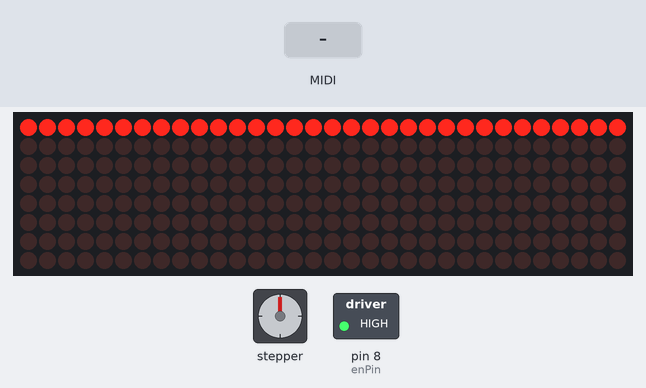
A sketch run on a simulated Arduino Mega 2560, built with avr-gcc and run on an emulated ATmega2560. Shown: stepper motor, 32×8 LED matrix, switched loads named in the sketch (green lamp = pin HIGH). Wiring (inferred from the names in the program): stepper motor (2048 steps per turn assumed): coils pin 2, pin 3, pin 4, pin 12. The test bench sets the inputs (shaded band). MIDI output is not drawn; pins used as bus, display or sensor lines are not drawn.

Above: at 1.2 s.
1.3 s: MIDI note 36 received
At 1.47 s:
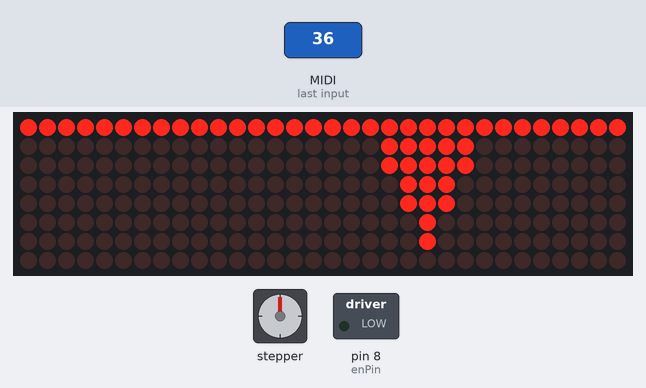
3.1 s: MIDI note 48 received
At 3.27 s:
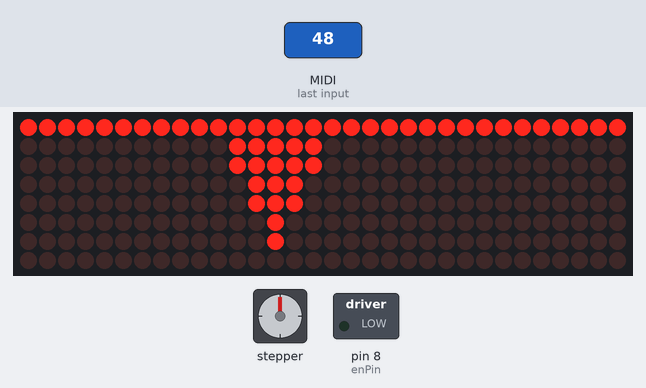
4.9 s: MIDI note 60 received
At 5.07 s:
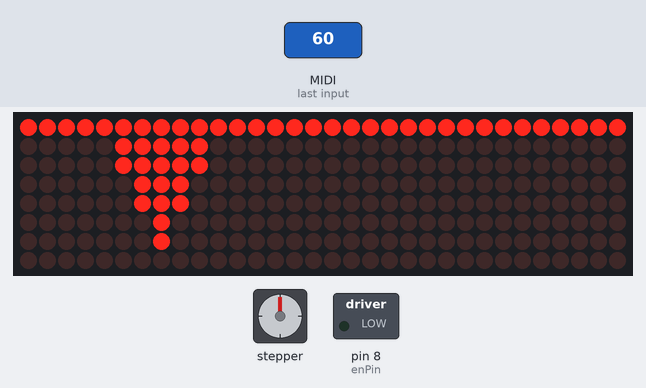
6.7 s: MIDI note 64 received
At 6.87 s:
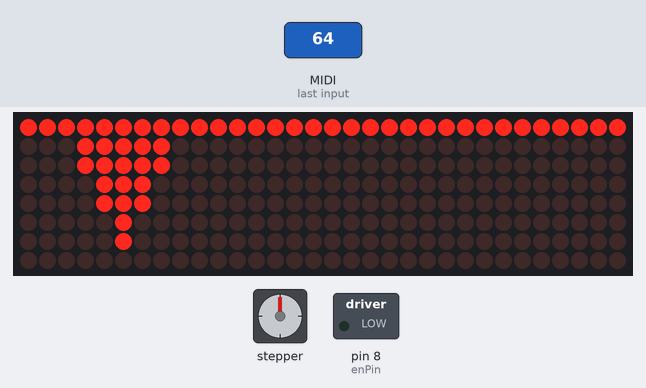
8.5 s: MIDI note 67 received
At 8.67 s:
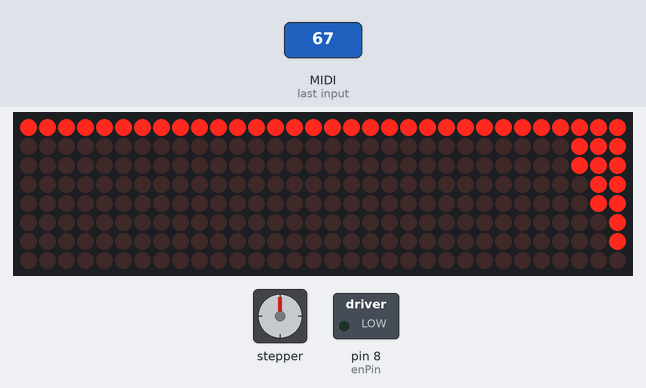
Timing chart, 0 to 20.2 s (numbered marks = the images above; inputs shaded):
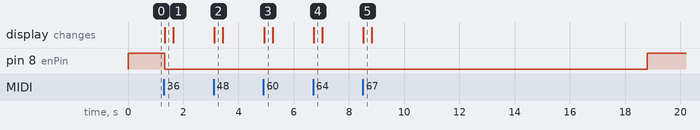

The sketch:

MIDI_Stepper_V1.ino
```cpp
#include <MIDI.h>
#include "pitches.h"
#include <MD_MAX72xx.h>
#include <SPI.h>
//#include <MD_Parola.h> // uncomment for text effects

/*
 * MIDI STEPPER V1
 *
 * Takes MIDI data and converts it to stepper music!
 * Since the steppers only need to spin in one direction,
 * you only need to control the STEP pin on the A4988 driver
 * and pull DIR to either 5V or GND.
 * You can add more stepper motors to the sketch by specifying more pins
 * and expanding the array.
 * I also tried to put plenty of comments so that you can understand the code
 * and possibly be able to use it or part of it in other projects!
 */
#define HARDWARE_TYPE MD_MAX72XX::FC16_HW

//ARDUINO PINS
//configured for CNC Shield V3
#define stepPin_M1 2
#define stepPin_M2 3
#define stepPin_M3 4
#define stepPin_M4 12

#define MAX_DEVICES 4
#define CS_PIN 17
#define DATA_PIN 51
#define CLK_PIN 52

#define enPin 8 //Steppers are enabled when EN pin is pulled LOW

#define TIMEOUT 10000 //Number of milliseconds for watchdog timer

//The index corresponds to the MIDI channel/Motor number being used. Index 0 is not used.
unsigned long motorSpeeds[] = {0, 0, 0, 0, 0}; //holds the speeds of the motors.
unsigned long prevStepMicros[] = {0, 0, 0, 0, 0}; //last time
const bool motorDirection = LOW; //you can use this to change the motor direction, comment out if you aren't using it.
bool disableSteppers = HIGH; //status of the enable pin. disabled when HIGH. Gets enabled when the first note on message is received.
unsigned long WDT; //Will store the time that the last event occured.

MIDI_CREATE_INSTANCE(HardwareSerial, Serial3, MIDI); //use default MIDI settings

MD_MAX72XX board = MD_MAX72XX(HARDWARE_TYPE, CS_PIN, MAX_DEVICES);


void setup()
{
  pinMode(stepPin_M1, OUTPUT);
  pinMode(stepPin_M2, OUTPUT);
  pinMode(stepPin_M3, OUTPUT);
  pinMode(stepPin_M4, OUTPUT);
  pinMode(enPin, OUTPUT);

  MIDI.begin(MIDI_CHANNEL_OMNI); //listen to all MIDI channels
  MIDI.setHandleNoteOn(handleNoteOn); //execute function when note on message is recieved
  MIDI.setHandleNoteOff(handleNoteOff); //execute function when note off message is recieved
  board.begin();
   for(int i = 31; i >=0; i--){
     board.setPoint(0,i,true);
  }
  Serial.begin(9600);
}

void loop()
{
  MIDI.read(); //read MIDI messages
  digitalWrite(enPin, disableSteppers); //choose whether to enable or disable steppers.
  singleStep(1, stepPin_M1); //run each stepper at specified speed
  singleStep(2, stepPin_M2);
  singleStep(3, stepPin_M3);
  singleStep(4, stepPin_M4);
  if (millis() - WDT >= TIMEOUT)
  {
    disableSteppers = HIGH; //When the time has elapsed, disable the steppers
  }
}

void handleNoteOn(byte channel, byte pitch, byte velocity) //MIDI Note ON Command
{
  disableSteppers = LOW; //enable steppers.
  motorSpeeds[channel] = pitchVals[pitch]; //set the motor speed to specified pitch
  /*
   * something that you could potentially do is have a grid of steppers
   * and use the velocity value to determine the number of steppers in each
   * collumn should be turned on. Each collumn would have its own MIDI channel.
   * The floppotron essentially does this...
   */
   drawLine(pitch, velocity/12 - 1, true);
   for(int i = 31; i >=0; i--){
     board.setPoint(0,i,true);
   }
}

void handleNoteOff(byte channel, byte pitch, byte velocity) //MIDI Note OFF Command
{
  motorSpeeds[channel] = 0; //set motor speed to zero
  for(int i = 31; i >=0; i--){
     board.setPoint(0,i,true);
   }
   drawLine(pitch, 127, false);
}

void singleStep(byte motorNum, byte stepPin)
{
  if ((micros() - prevStepMicros[motorNum] >= motorSpeeds[motorNum]) && (motorSpeeds[motorNum] != 0))
  { //step when correct time has passed and the motor is at a nonzero speed
    prevStepMicros[motorNum] += motorSpeeds[motorNum];
    WDT = millis(); //update watchdog timer
    digitalWrite(stepPin, HIGH);
    digitalWrite(stepPin, LOW);
  }
}

void drawLine(int pitch, int height, boolean onoff){
  int col = 0;
  if (pitch > 10 && pitch < 22) {
    col = 1;
  }
  if (pitch > 22 && pitch < 23) {
    col = 2;
  }
  if (pitch > 23 && pitch < 24) {
    col = 3;
  }
  if (pitch > 24 && pitch < 25) {
    col = 4;
  }
  if (pitch > 25 && pitch < 27) {
    col = 5;
  }
  if (pitch > 27 && pitch < 29) {
    col = 6;
  }
  if (pitch > 29 && pitch < 31) {
    col = 7;
  }
  if (pitch > 31 && pitch < 33) {
    col = 8;
  }
  if (pitch > 33 && pitch < 35) {
    col = 9;
  }
  if (pitch > 35 && pitch < 38)  {
    col = 10;
  }
  if (pitch > 38 && pitch < 39) {
    col = 11;
  }
  if (pitch > 39 && pitch < 40) {
    col = 12;
  }
  if (pitch > 40 && pitch < 41) {
    col = 13;
  }
  if (pitch > 41 && pitch < 42) {
    col = 14;
  }
  if (pitch > 42 && pitch < 43) {
    col = 15;
  }
  if (pitch > 43 && pitch < 44) {
    col = 16;
  }
  if (pitch > 45 && pitch < 47) {
    col = 17;
  }
  if (pitch > 47 && pitch < 49) {
    col = 18;
  }
  if (pitch > 49 && pitch < 51) {
    col = 19;
  }
  if (pitch > 51 && pitch < 53) {
    col = 20;
  }
  if (pitch > 53 && pitch < 55) {
    col = 21;
  }
  if (pitch > 55 && pitch < 57) {
    col = 22;
  }
  if (pitch > 57 && pitch < 59) {
    col = 23;
  }
  if (pitch > 59 && pitch < 61) {
    col = 24;
  }
  if (pitch > 61 && pitch < 63) {
    col = 25;
  }
  if (pitch > 63 && pitch < 65) {
    col = 26;
  }
  if (pitch > 65 && pitch < 67) {
    col = 27;
  }
  if (pitch > 67 && pitch < 69) {
    col = 28;
  }
  if (pitch > 69 && pitch < 71) {
    col = 29;
  }
  if (pitch > 71 && pitch < 72) {
    col = 30;
  }
  if (pitch > 72 && pitch < 112) {
    col = 31;
  }
  for(int i = 0; i < height; i++){
    board.setPoint(i, col, onoff);
  }
  for(int i = 0; i < height - 2; i++){
    board.setPoint(i , col + 1, onoff);
  }
  for(int i = 0; i < height - 2; i++){
    board.setPoint(i, col - 1, onoff);
  }
  for(int i = 0; i < height - 4; i++){
    board.setPoint(i, col - 2, onoff);
  }
   for(int i = 0; i < height - 4; i++){
    board.setPoint(i, col + 2, onoff);
  }
  for(int i = 0; i < height - 6; i++){
    board.setPoint(i, col - 3, onoff);
  }
  for(int i = 0; i < height - 6; i++){
    board.setPoint(i, col + 3, onoff);
  }
  for(int i = 31; i >=0; i--){
     board.setPoint(0,i,true);
  }
}
```

pitches.h
```cpp
/*
   pitches.h

   This is an array of MIDI pitches and their respective speed values.
   The index is the MIDI pitch value
   The value stored is the time value between pulses on the stepper motor that produce the desired tone.

   You can adjust these to tune your stepper motor.
   Note that the duration is in microseconds, so 1 second = 1,000,000 microseconds.

   Calculation:
   pitchVal = 1000000/frequency

*/

const long pitchVals[] = {
  0, //0, C-1
  0, //1, C#-1
  0, //2, D-1
  0, //3, D#-1
  0, //4, E-1
  0, //5, F-1
  0, //6, F#-1
  0, //7, G-1
  0, //8, G#-1
  0, //9, A-1
  0, //10, A#-1
  0, //11, B-1
  0, //12, C0
  0, //13, C#0
  0, //14, D0
  0, //15, D#0
  0, //16, E0
  0, //17, F0
  0, //18, F#0
  0, //19, G0
  0, //20, G#0
  0, //21, A0
  0, //22, A#0
  32258, //  23  B0 31
  30303,  //  24  C1  33
  28571, //  25  CS1 35
  27027, //  26  D1  37
  25641, //  27  DS1 39
  24390,  //  28  E1  41
  22727, //  29  F1  44
  21739, //  30  FS1 46
  20408, //  31  G1  49
  19230, //  32  GS1 52
  18182, //  33  A1  55
  17241, //  34  AS1 58
  16129, //  35  B1  62
  15385, //  36  C2  65
  14493, //  37  CS2 69
  13699, //  38  D2  73
  12821, //  39  DS2 78
  12195, //  40  E2  82
  11494, //  41  F2  87
  10753, //  42  FS2 93
  10204, //  43  G2  98
  9615, //  44  GS2 104
  9091, //  45  A2  110
  8547, //  46  AS2 117
  8130, //  47  B2  123
  7634, //  48  C3  131
  7194, //  49  CS3 139
  3401, //  50  D3  147 Resonant Frequencies
  3215,  //  51  DS3 156
  3030, //  52  E3  165 Resonant Frequencies
  5714, //  53  F3  175
  5405, //  54  FS3 185
  5102, //  55  G3  196
  4808, //  56  GS3 208
  4545, //  57  A3  220
  4292, //  58  AS3 233
  4049, //  59  B3  247
  3817, //  60  C4  262
  3610, //  61  CS4 277
  3401, //  62  D4  294
  3215, //  63  DS4 311
  3030,  //  64  E4  330
  2865, //  65  F4  349
  2703, //  66  FS4 370
  2551, //  67  G4  392
  2410, //  68  GS4 415
  2273, //  69  A4  440
  2146, //  70  AS4 466
  2024, //  71  B4  494
  1912, //  72  C5  523
  1805, //  73  CS5 554
  1704, //  74  D5  587
  1608, //  75  DS5 622
  1517, //  76  E5  659
  1433, //  77  F5  698
  1351, //  78  FS5 740
  1276, //  79  G5  784
  1203, //  80  GS5 831
  1136, //  81  A5  880
  1073, //  82  AS5 932
  1012, //  83  B5  988
  955, //  84  C6  1047
  902, //  85  CS6 1109
  851, //  86  D6  1175
  803, //  87  DS6 1245
  758, //  88  E6  1319
  716, //  89  F6  1397
  676, //  90  FS6 1480
  638,  //  91  G6  1568
  602, //  92  GS6 1661
  568, //  93  A6  1760
  536, //  94  AS6 1865
  506, //  95  B6  1976
  478, //  96  C7  2093
  451,  //  97  CS7 2217
  426, //  98  D7  2349
  402, //  99  DS7 2489
  379, //  100 E7  2637
  358, //  101 F7  2794
  338, //  102 FS7 2960
  315,  //  103 G7  3136
  301, //  104 GS7 3322
  284, //  105 A7  3520
  268, //  106 AS7 3729
  253, //  107 B7  3951
  239, //  108 C8  4186
  225, //  109 CS8 4435
  213, //  110 D8  4699
  201, //  111 DS8 4978
  0, //112, E8
  0, //113, F8
  0, //114, F#8
  0, //115, G8
  0, //116, G#8
  0, //117, A8
  0, //118, A#8
  0, //119, B8
  0, //120, C9
  0, //121, C#9
  0, //122, D9
  0, //123, D#9
  0, //124, E9
  0, //125, F9
  0, //126, F#9
  0, //127, G9
};
```

Measured:
- after the input at 1.3 s, pin 8 (enPin): HIGH → LOW at once; the display: changes at once (image 1)
- after the input at 3.1 s, the display: changes at once (image 2)
- after the input at 4.9 s, the display: changes at once (image 3)
- after the input at 6.7 s, the display: changes at once (image 4)
- after the input at 8.5 s, pin 8 (enPin): LOW → HIGH after 10.3 s instead of 8.5 s; the display: changes at once (image 5)
